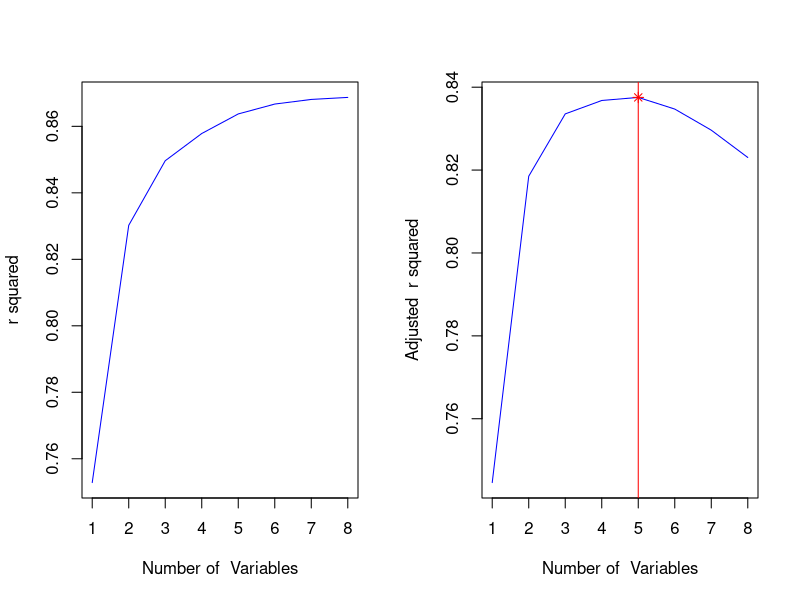
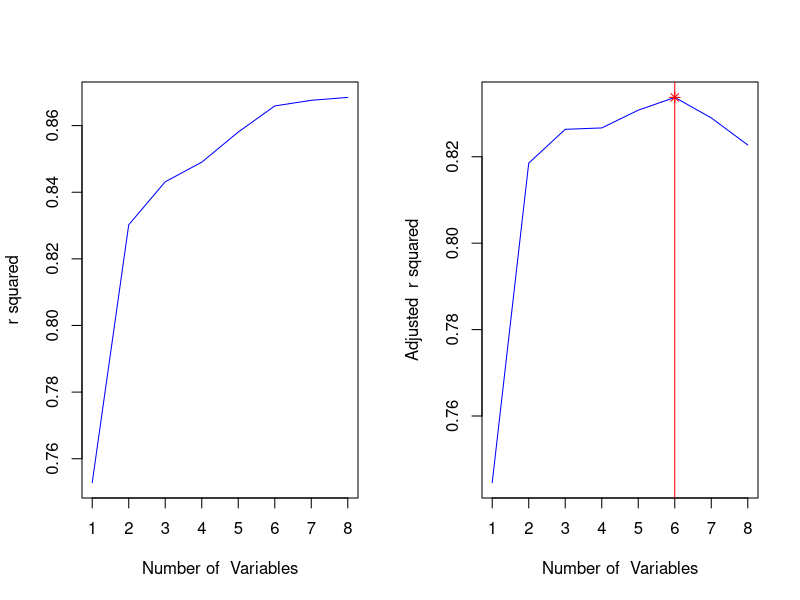
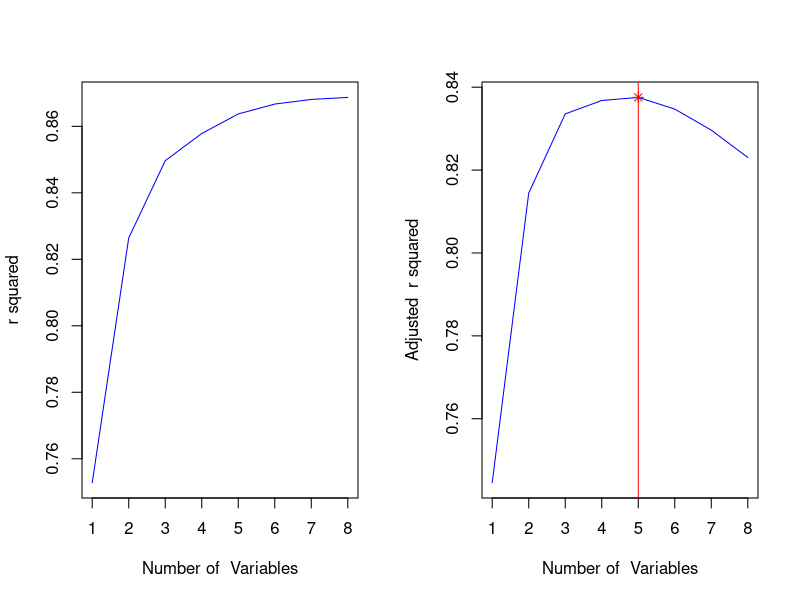
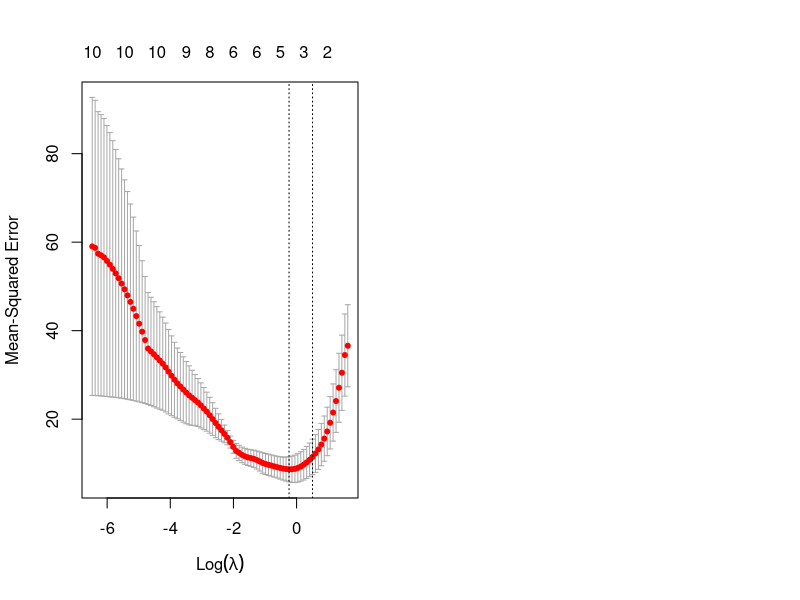

These charts were generated, in order, by the following R code:
## ---- chunk 1
#install.packages("leaps")
library(leaps)
full <- regsubsets(mpg ~ ., data = mtcars)
fullSum <- summary(full)
names(fullSum)
## ---- chunk 2
fullSum$outmat
## ---- chunk 3
ind <- which.max(fullSum$adjr2)
coef(full, ind)
## ---- chunk 4
par(mfrow=c(1,2))
plot(fullSum$rsq, xlab = "Number of  Variables", ylab = "r squared",
     type="l", col="blue")
plot(fullSum$adjr2, xlab = "Number of  Variables", 
     ylab = "Adjusted  r squared",
     type="l", col="blue")
ind <- which.max(fullSum$adjr2)
points(ind, fullSum$adjr2[ind], pch = 8, col = "red")
abline(v=5, col = "red")
## ---- chunk 5
#install.packages("leaps")
library(leaps)
fwdSelection <- regsubsets(mpg ~ ., data = mtcars, method = "forward")
sumFwdSel <- summary(fwdSelection)
names(sumFwdSel)
## ---- chunk 6
sumFwdSel$outmat 
## ---- chunk 7
ind <- which.max(sumFwdSel$adjr2)
coef(fwdSelection, ind)
## ---- chunk 8
par(mfrow=c(1,2))
plot(sumFwdSel$rsq, xlab = "Number of  Variables", ylab = "r squared",
     type="l", col="blue")
plot(sumFwdSel$adjr2, xlab = "Number of  Variables", 
     ylab = "Adjusted  r squared",
     type="l", col="blue")
ind <- which.max(sumFwdSel$adjr2)
points(ind, sumFwdSel$adjr2[ind], pch = 8, col = "red")
abline(v=ind, col = "red")
## ---- chunk 9
#install.packages("leaps")
library(leaps)
bwdSelection <- regsubsets(mpg ~ ., data = mtcars, method = "backward")
sumbwdSel <- summary(bwdSelection)
names(sumbwdSel)
## ---- chunk 10
sumbwdSel$outmat 
## ---- chunk 11
ind <- which.max(sumbwdSel$adjr2)
coef(bwdSelection, ind)
## ---- chunk 12
par(mfrow=c(1,2))
plot(sumbwdSel$rsq, xlab = "Number of  Variables", ylab = "r squared",
     type="l", col="blue")
plot(sumbwdSel$adjr2, xlab = "Number of  Variables", 
     ylab = "Adjusted  r squared",
     type="l", col="blue")
ind <- which.max(sumbwdSel$adjr2)
points(ind, sumbwdSel$adjr2[ind], pch = 8, col = "red")
abline(v=ind, col = "red")
## ---- chunk 13
#install.packages("glmnet")
library(glmnet)
x <- model.matrix(mpg ~ ., mtcars)[,-1] 
y <- mtcars$mpg

grid <- 10^seq(10,-2, length = 100)  # lambda values

lassoMod <- glmnet(x, y, alpha = 1,lambda = grid) # alpha = 0 (ridge)
dim(coef(lassoMod)) 
## ---- chunk 14
lassoMod$lambda[10] 
coef(lassoMod)[,10]
lassoMod$lambda[100] 
coef(lassoMod)[,100] 
predict(lassoMod, s = 50, type = "coefficients")[1:10,] # lambda = 50 
## ---- chunk 15
set.seed(1) 
train <- sample(1: nrow(x), nrow(x)/2) 
test <- (-train) 
yTest <- y[test]
## ---- chunk 16
cv.out <- cv.glmnet(x[train,],y[train], alpha=1, nfolds = 5) 
plot(cv.out) 
bestlam  <- cv.out$lambda.min 
lasso.pred <- predict(cv.out ,s=bestlam ,newx=x[test,]) 
mean((lasso.pred -yTest)^2) 
